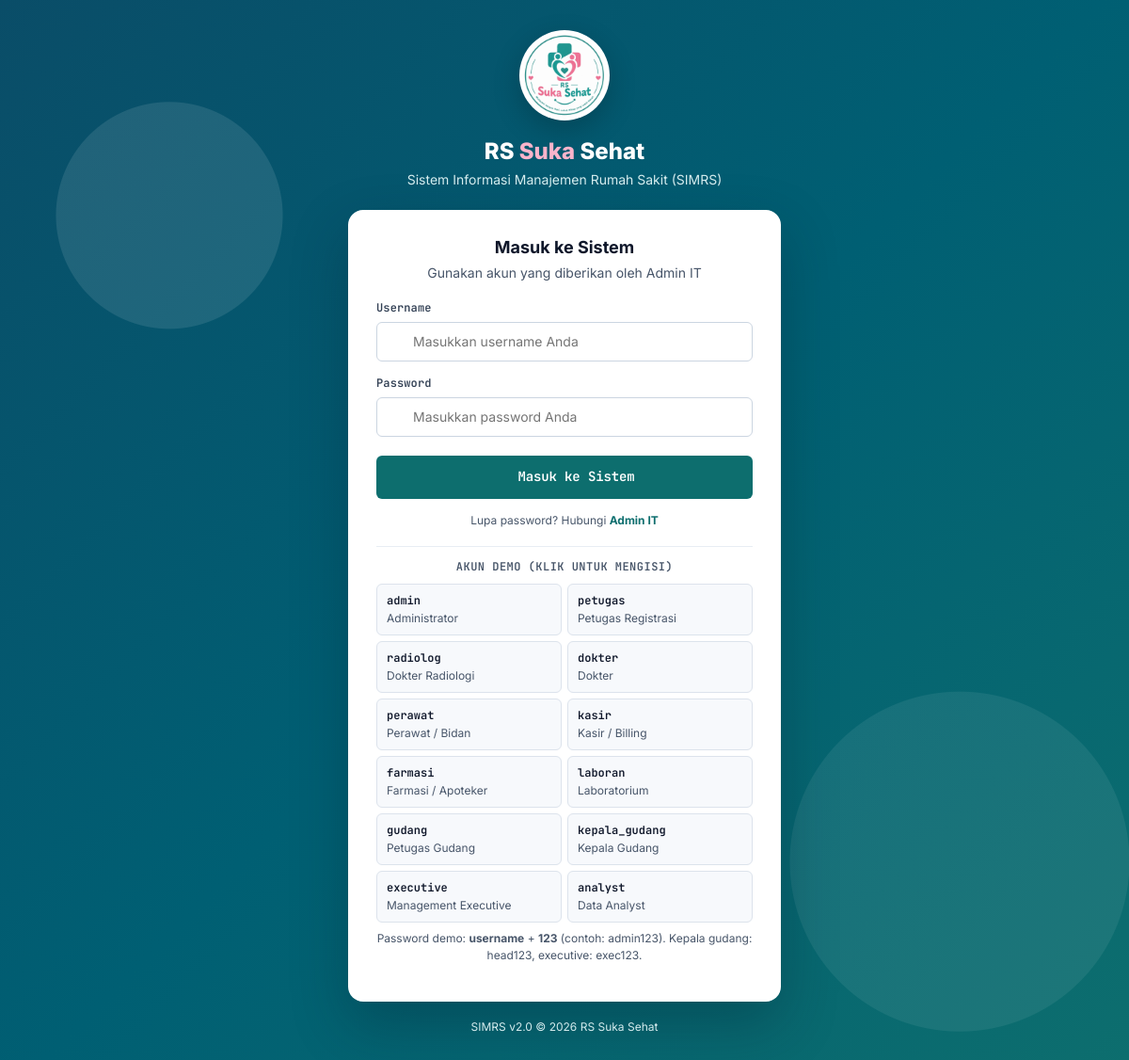
The page /login.php on the database its author committed.
### tables this page shows
CREATE TABLE `users` (
  `id`            INT AUTO_INCREMENT PRIMARY KEY,
  `username`      VARCHAR(50)  NOT NULL UNIQUE,
  `password_hash` VARCHAR(255) NOT NULL,
  `full_name`     VARCHAR(120) NOT NULL,
  `email`         VARCHAR(120) NULL,
  `phone`         VARCHAR(20)  NULL,
  `role_id`       INT NOT NULL,
  `unit`          VARCHAR(80)  NULL,
  `is_active`     TINYINT(1) NOT NULL DEFAULT 1,
  `last_login`    DATETIME NULL,
  `created_at`    DATETIME NOT NULL DEFAULT CURRENT_TIMESTAMP,
  `updated_at`    DATETIME NULL ON UPDATE CURRENT_TIMESTAMP,
  FOREIGN KEY (`role_id`) REFERENCES `roles`(`id`)
);

CREATE TABLE `roles` (
  `id`          INT AUTO_INCREMENT PRIMARY KEY,
  `code`        VARCHAR(40)  NOT NULL UNIQUE,
  `name`        VARCHAR(80)  NOT NULL,
  `description` VARCHAR(255) NULL
);

### config/database.php (called while the page is built, shortened)
<?php
function db(): PDO
{
    static $pdo = null;
    if ($pdo === null) {
        $dsn = 'mysql:host=' . DB_HOST . ';port=' . DB_PORT . ';dbname=' . DB_NAME . ';charset=utf8mb4';
        $pdo = new PDO($dsn, DB_USER, DB_PASS, [
            PDO::ATTR_ERRMODE            => PDO::ERRMODE_EXCEPTION,
            PDO::ATTR_DEFAULT_FETCH_MODE => PDO::FETCH_ASSOC,
            PDO::ATTR_EMULATE_PREPARES   => false,
        ]);
    }
    return $pdo;
}

### login.php (the view, shortened to what this page needs)
<?php
require_once __DIR__ . '/includes/bootstrap.php';
$dbError = !db_ok();
$demo = [];
if (!$dbError) {
    $demo = q_all('SELECT u.username, r.name AS role FROM users u JOIN roles r ON r.id=u.role_id WHERE u.id <= 12 ORDER BY u.id');
}
$demoPass = [
    'admin'=>'admin123','petugas'=>'petugas123','radiolog'=>'radiolog123','dokter'=>'dokter123','perawat'=>'perawat123',
    'kasir'=>'kasir123','farmasi'=>'farmasi123','laboran'=>'laboran123','gudang'=>'gudang123','kepala_gudang'=>'head123',
    'executive'=>'exec123','analyst'=>'analyst123',
];
?>
<!doctype html>
<html lang="id">
<head>
<link rel="stylesheet" href="assets/simrs.css">
</head>
<body class="login-page">
<main class="login-shell">
  <div class="login-brand">
    <img src="assets/logo.png" alt="Logo RS Suka Sehat">
    <h1>RS <span>Suka</span> Sehat</h1>
    <p>Sistem Informasi Manajemen Rumah Sakit (SIMRS)</p>
  </div>
  <section class="login-card">
    <h2>Masuk ke Sistem</h2>
    <p class="sub">Gunakan akun yang diberikan oleh Admin IT</p>
    <form method="post" autocomplete="off">
      <div class="field">
        <label for="username">Username</label>
        <div class="input-icon"><?= icon('user', 16) ?><input id="username" name="username" required autofocus placeholder="Masukkan username Anda" value="<?= e($_POST['username'] ?? '') ?>"></div>
      </div>
      <div class="field">
        <label for="password">Password</label>
        <div class="input-icon"><?= icon('key', 16) ?><input id="password" name="password" type="password" required placeholder="Masukkan password Anda">
          <button type="button" class="toggle" onclick="const p=document.getElementById('password');p.type=p.type==='password'?'text':'password'" aria-label="Tampilkan password"><?= icon('eye', 16) ?></button></div>
      </div>
      <button class="btn btn-primary" type="submit" <?= $dbError ? 'disabled' : '' ?>><?= icon('logout', 17) ?> Masuk ke Sistem</button>
    </form>
    <p class="login-foot">Lupa password? Hubungi <b style="color:var(--primary)">Admin IT</b></p>
    <?php if ($demo): ?>
    <div class="demo-box">
      <h3>Akun Demo (klik untuk mengisi)</h3>
      <div class="demo-grid">
        <?php foreach ($demo as $d): ?>
          <button type="button" class="demo-account" onclick="fillDemo('<?= e($d['username']) ?>','<?= e($demoPass[$d['username']] ?? '') ?>')">
            <b><?= e($d['username']) ?></b><span><?= e($d['role']) ?></span>
          </button>
        <?php endforeach; ?>
      </div>
      <p class="demo-pass">Password demo: <b>username</b> + <b>123</b> (contoh: admin123). Kepala gudang: head123, executive: exec123.</p>
    </div>
    <?php endif; ?>
  </section>
  <p class="copyright">SIMRS v2.0 © <?= date('Y') ?> RS Suka Sehat</p>
</main>
</body>
</html>

### includes/bootstrap.php (shortened to what this page needs)
<?php
require_once APP_ROOT . '/config/database.php';
function e($v): string { return htmlspecialchars((string)($v ?? ''), ENT_QUOTES, 'UTF-8'); }
function db_ok(): bool
{
    try { db(); return true; } catch (Throwable $e) { return false; }
}
function q(string $sql, array $p = []): PDOStatement { $st = db()->prepare($sql); $st->execute($p); return $st; }
function q_all(string $sql, array $p = []): array { return q($sql, $p)->fetchAll(); }
function icon(string $name, int $size = 18): string
{
    $d = $p[$name] ?? $p['file'];
    return '<svg class="ico" width="' . $size . '" height="' . $size . '" viewBox="0 0 24 24" fill="none" stroke="currentColor" stroke-width="1.8" stroke-linecap="round" stroke-linejoin="round" aria-hidden="true">' . $d . '</svg>';
}

### rows shown on the page
users: username "admin", role.name "Administrator"
users: username "petugas", role.name "Petugas Registrasi"
users: username "radiolog", role.name "Dokter Radiologi"
users: username "dokter", role.name "Dokter"
users: username "perawat", role.name "Perawat / Bidan"
users: username "kasir", role.name "Kasir / Billing"
users: username "farmasi", role.name "Farmasi / Apoteker"
users: username "laboran", role.name "Laboratorium"
users: username "gudang", role.name "Petugas Gudang"
users: username "kepala_gudang", role.name "Kepala Gudang"
users: username "executive", role.name "Management Executive"
users: username "analyst", role.name "Data Analyst"
